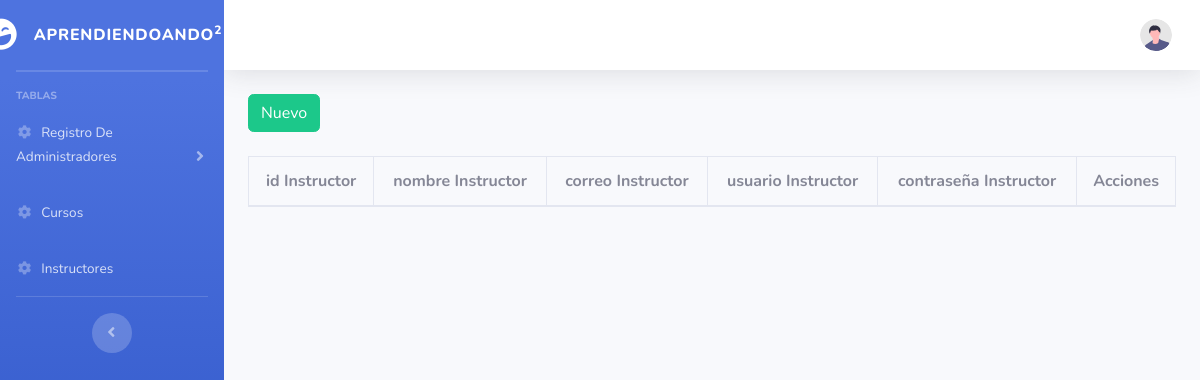
The app's page /vistas/vistas/instructores.php, older data.
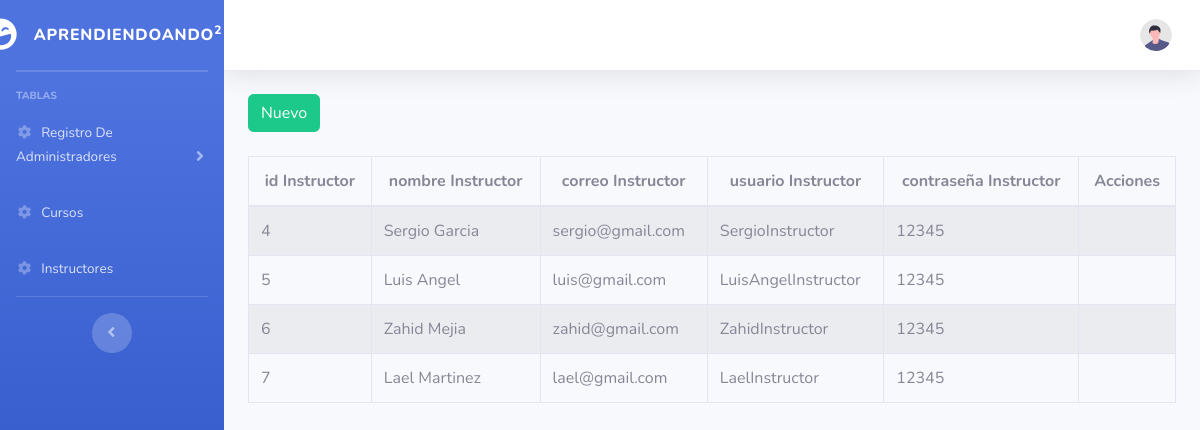
The same page, newer data.
### tables this page shows
CREATE TABLE `instructores` (
  `idInstructor` int(100) NOT NULL,
  `nombreInstructor` varchar(100) NOT NULL,
  `correoInstructor` varchar(100) NOT NULL,
  `usuarioInstructor` varchar(100) NOT NULL,
  `contraseñaInstructor` varchar(100) NOT NULL
);

### vistas/vistas/instructores.php (the view, shortened to what the changed rows need)
<?php
$objeto = new Conexion();
$conexion = $objeto->Conectar();
$consulta = "SELECT idInstructor, nombreInstructor, correoInstructor, usuarioInstructor, contraseñaInstructor FROM instructores";
$resultado = $conexion->prepare($consulta);
$resultado->execute();
$data=$resultado->fetchAll(PDO::FETCH_ASSOC);
?>
<!DOCTYPE html>
<html lang="en">
<head>
    <link href="vendor/fontawesome-free/css/all.min.css" rel="stylesheet" type="text/css">
    <link href="css/sb-admin-2.min.css" rel="stylesheet">
    <link rel="stylesheet" href="bootstrap/css/bootstrap.min.css">
    <link rel="stylesheet" href="main.css">
    <link rel="stylesheet" type="text/css" href="datatables/datatables.min.css"/>
    <link rel="stylesheet"  type="text/css" href="datatables/DataTables-1.10.18/css/dataTables.bootstrap4.min.css">
    <link href="vendor/fontawesome-free/css/all.min.css" rel="stylesheet" type="text/css">
    <link href="css/sb-admin-2.min.css" rel="stylesheet">
</head>
<body id="page-top">
    <div id="wrapper">
        <div id="content-wrapper" class="d-flex flex-column">
            <div id="content">
      <br>
    <div class="container">
        <div class="row">
                <div class="col-lg-12">
                    <div class="table-responsive">
                        <table id="tablaPersonas" class="table table-striped table-bordered table-condensed" style="width:100%">
                        <thead class="text-center">
                            <tr>
                                <th>id Instructor</th>
                                <th>nombre Instructor</th>
                                <th>correo Instructor</th>
                                <th>usuario Instructor</th>
                                <th>contraseña Instructor</th>
                                <th>Acciones</th>
                            </tr>
                        </thead>
                        <tbody>
                            <?php
                            foreach($data as $dat) {
                            ?>
                            <tr>
                                <td><?php echo $dat['idInstructor'] ?></td>
                                <td><?php echo $dat['nombreInstructor'] ?></td>
                                <td><?php echo $dat['correoInstructor'] ?></td>
                                <td><?php echo $dat['usuarioInstructor'] ?></td>
                                <td><?php echo $dat['contraseñaInstructor'] ?></td>
                                <td></td>
                            </tr>
                            <?php
                                }
                            ?>
                        </tbody>
                       </table>
                    </div>
                </div>
        </div>
    </div>
</div>
</body>
</html>

Row changes from the older to the newer data that the page shows:
added instructores: idInstructor "4", nombreInstructor "Sergio Garcia", correoInstructor "sergio@gmail.com", usuarioInstructor "SergioInstructor", contraseñaInstructor "12345"
added instructores: idInstructor "5", nombreInstructor "Luis Angel", correoInstructor "luis@gmail.com", usuarioInstructor "LuisAngelInstructor", contraseñaInstructor "12345"
added instructores: idInstructor "6", nombreInstructor "Zahid Mejia", correoInstructor "zahid@gmail.com", usuarioInstructor "ZahidInstructor", contraseñaInstructor "12345"
added instructores: idInstructor "7", nombreInstructor "Lael Martinez", correoInstructor "lael@gmail.com", usuarioInstructor "LaelInstructor", contraseñaInstructor "12345"
